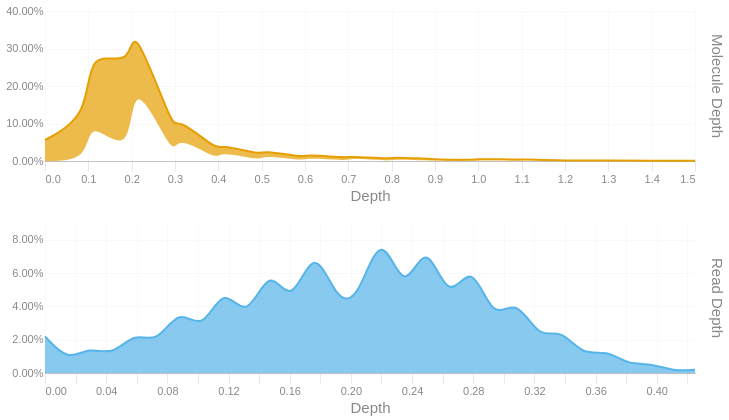

The code cell stored with this chart in its notebook:
### Code cell
readdep = depth_hist(tb['Read Depth'], q99, 3)
readdep = readdep.with_columns(pl.lit('Read Depth').alias('Metric'))
if not SKIPLR:
    moldep = depth_hist(tb['Molecule Depth'], mol_q99, 1)
    moldep = moldep.with_columns(pl.lit('Molecule Depth').alias('Metric'))
    _hist = pl.concat([readdep, moldep])
    _hist = _hist.filter(pl.col('Proportion') != 0)
    with SafeRender(_hist):
        (
            alt.Chart(_hist)        
            .mark_area(interpolate = "basis")
            .encode(
                x=alt.X('Bin:Q').scale(domainMin=0).axis(alt.Axis(title='Depth')),
                y = alt.Y('Proportion:Q', title = None).axis(format = '.2%'),
                color = alt.Color('Metric:N').legend(None),
                row = alt.Row("Metric:N").header(title = None, labelOrient = 'right'),
                tooltip = [
                    alt.Tooltip("Metric:N", title = "Metric"),
                    alt.Tooltip('Interval:N', title = "Depth Interval"),
                    alt.Tooltip('Proportion:Q', title = "% Alignments").format('.2%')
                ]
            )
            .resolve_scale(x='independent', y='independent')
            .properties(
                height = 150, width = 650,
                usermeta={'embedOptions': {'downloadFileName': f'{samplename}.depth.hist'}}
            )
        ).display()
else:
    readdep = readdep.filter(pl.col('Proportion') != 0)
    with SafeRender(readdep):
        (
            alt.Chart(readdep)        
            .mark_area(interpolate = "basis")
            .encode(
                x=alt.X('Bin:Q').scale(domainMin=0).axis(alt.Axis(title='Depth')),
                y = alt.Y('Proportion:Q', title = None).axis(format = '.2%'),
                tooltip = [
                    alt.Tooltip('Interval:N', title = "Depth Interval"),
                    alt.Tooltip('Proportion:Q', title = "% Alignments").format('.2%')
                ]
            )
            .properties(
                usermeta={'embedOptions': {'downloadFileName': f'{samplename}.depth.hist'}}
            )
        ).display()

### Figure 1 — Vega-Lite specification as saved in the notebook (floating-point values rounded to 4 significant figures)
{"width": 650, "height": 150, "config": {"title": {"anchor": "start", "dy": -15, "fontSize": 18, "color": "#888888", "subtitleColor": "#888888", "subtitleFontSize": 14}, "arc": {"fill": "#0072B2"}, "axis": {"domainColor": "#888888", "domainWidth": 0.5, "gridWidth": 0.2, "grid": false, "titleFontWeight": 400, "titleFontSize": 15, "labelFontSize": 11, "labelColor": "#888888", "tickColor": "#888888", "tickWidth": 0.2, "titleColor": "#888888"}, "axisBand": {"grid": false}, "axisX": {"grid": true, "tickSize": 10, "domainCap": "round"}, "axisY": {"domain": false, "grid": true, "tickSize": 0, "domainCap": "round"}, "background": "transparent", "header": {"labelFontSize": 15, "labelColor": "#888888", "titleFontSize": 15, "titleFontWeight": 600, "titleColor": "#888888"}, "legend": {"labelFont": "sans-serif", "labelFontSize": 12, "labelColor": "#888888", "symbolSize": 100, "symbolType": "circle", "titleFontSize": 12, "titlePadding": 10, "titleColor": "#888888", "title": null}, "range": {"category": ["#E69F00", "#56B4E9", "#009E73", "#F0E442", "#0072B2", "#D55E00", "#CC79A7", "#000000"], "diverging": ["#cfe8f3", "#a2d4ec", "#73bfe2", "#46abdb", "#1696d2", "#12719e"]}, "area": {"fill": "#0072B2", "fillOpacity": 0.7, "line": true, "strokeOpacity": 0.7}, "line": {"color": "#0072B2", "stroke": "#0072B2", "strokeWidth": 2}, "trail": {"color": "#0072B2", "stroke": "#0072B2", "strokeWidth": 0, "size": 1}, "point": {"filled": true, "fillOpacity": 1.0, "size": 95}, "text": {"color": "#888888", "fontSize": 11, "align": "right", "fontWeight": 400, "size": 11}, "bar": {"fill": "#0072B2", "stroke": null}, "view": {"stroke": null, "continuousWidth": 660, "continuousHeight": 400}}, "data": {"name": "data-6e0fecdce936c86f2f95d1af5b232671"}, "mark": {"type": "area", "interpolate": "basis"}, "encoding": {"color": {"field": "Metric", "legend": null, "type": "nominal"}, "row": {"field": "Metric", "header": {"title": null, "labelOrient": "right"}, "type": "nominal"}, "tooltip": [{"field": "Metric", "title": "Metric", "type": "nominal"}, {"field": "Interval", "title": "Depth Interval", "type": "nominal"}, {"field": "Proportion", "format": ".2%", "title": "% Alignments", "type": "quantitative"}], "x": {"axis": {"title": "Depth"}, "field": "Bin", "scale": {"domainMin": 0}, "type": "quantitative"}, "y": {"axis": {"format": ".2%"}, "field": "Proportion", "title": null, "type": "quantitative"}}, "resolve": {"scale": {"x": "independent", "y": "independent"}}, "usermeta": {"embedOptions": {"downloadFileName": "S6_Annis_4795.depth.hist"}}, "$schema": "https://vega.github.io/schema/vega-lite/v6.1.0.json", "datasets": {"data-6e0fecdce936c86f2f95d1af5b232671": [{"Bin": 0.0, "Interval": "0.0-0.015", "Proportion": 0.022, "Metric": "Read Depth"}, {"Bin": 0.015, "Interval": "0.015-0.029", "Proportion": 0.007, "Metric": "Read Depth"}, {"Bin": 0.029, "Interval": "0.029-0.044", "Proportion": 0.016, "Metric": "Read Depth"}, {"Bin": 0.044, "Interval": "0.044-0.059", "Proportion": 0.01, "Metric": "Read Depth"}, {"Bin": 0.059, "Interval": "0.059-0.073", "Proportion": 0.025, "Metric": "Read Depth"}, {"Bin": 0.073, "Interval": "0.073-0.088", "Proportion": 0.017, "Metric": "Read Depth"}, {"Bin": 0.088, "Interval": "0.088-0.103", "Proportion": 0.04, "Metric": "Read Depth"}, {"Bin": 0.103, "Interval": "0.103-0.117", "Proportion": 0.024, "Metric": "Read Depth"}, {"Bin": 0.117, "Interval": "0.117-0.132", "Proportion": 0.054, "Metric": "Read Depth"}, {"Bin": 0.132, "Interval": "0.132-0.147", "Proportion": 0.03, "Metric": "Read Depth"}, {"Bin": 0.147, "Interval": "0.147-0.161", "Proportion": 0.066, "Metric": "Read Depth"}, {"Bin": 0.161, "Interval": "0.161-0.176", "Proportion": 0.038, "Metric": "Read Depth"}, {"Bin": 0.176, "Interval": "0.176-0.191", "Proportion": 0.079, "Metric": "Read Depth"}, {"Bin": 0.191, "Interval": "0.191-0.205", "Proportion": 0.042, "Metric": "Read Depth"}, {"Bin": 0.205, "Interval": "0.205-0.22", "Proportion": 0.044, "Metric": "Read Depth"}, {"Bin": 0.22, "Interval": "0.22-0.235", "Proportion": 0.089, "Metric": "Read Depth"}, {"Bin": 0.235, "Interval": "0.235-0.249", "Proportion": 0.044, "Metric": "Read Depth"}, {"Bin": 0.249, "Interval": "0.249-0.264", "Proportion": 0.083, "Metric": "Read Depth"}, {"Bin": 0.264, "Interval": "0.264-0.279", "Proportion": 0.04, "Metric": "Read Depth"}, {"Bin": 0.279, "Interval": "0.279-0.293", "Proportion": 0.069, "Metric": "Read Depth"}, {"Bin": 0.293, "Interval": "0.293-0.308", "Proportion": 0.03, "Metric": "Read Depth"}, {"Bin": 0.308, "Interval": "0.308-0.323", "Proportion": 0.046, "Metric": "Read Depth"}, {"Bin": 0.323, "Interval": "0.323-0.337", "Proportion": 0.02, "Metric": "Read Depth"}, {"Bin": 0.337, "Interval": "0.337-0.352", "Proportion": 0.027, "Metric": "Read Depth"}, {"Bin": 0.352, "Interval": "0.352-0.367", "Proportion": 0.01, "Metric": "Read Depth"}, {"Bin": 0.367, "Interval": "0.367-0.381", "Proportion": 0.014, "Metric": "Read Depth"}, {"Bin": 0.381, "Interval": "0.381-0.396", "Proportion": 0.005, "Metric": "Read Depth"}, {"Bin": 0.396, "Interval": "0.396-0.411", "Proportion": 0.006, "Metric": "Read Depth"}, {"Bin": 0.411, "Interval": "0.411-0.425", "Proportion": 0.001, "Metric": "Read Depth"}, {"Bin": 0.425, "Interval": "0.425-0.44", "Proportion": 0.002, "Metric": "Read Depth"}, {"Bin": 0.0, "Interval": "0.0-0.1", "Proportion": 0.056, "Metric": "Molecule Depth"}, {"Bin": 0.1, "Interval": "0.1-0.1", "Proportion": 0.119, "Metric": "Molecule Depth"}, {"Bin": 0.1, "Interval": "0.1-0.2", "Proportion": 0.184, "Metric": "Molecule Depth"}, {"Bin": 0.2, "Interval": "0.2-0.2", "Proportion": 0.246, "Metric": "Molecule Depth"}, {"Bin": 0.2, "Interval": "0.2-0.3", "Proportion": 0.137, "Metric": "Molecule Depth"}, {"Bin": 0.3, "Interval": "0.3-0.3", "Proportion": 0.073, "Metric": "Molecule Depth"}, {"Bin": 0.3, "Interval": "0.3-0.4", "Proportion": 0.048, "Metric": "Molecule Depth"}, {"Bin": 0.4, "Interval": "0.4-0.4", "Proportion": 0.027, "Metric": "Molecule Depth"}, {"Bin": 0.4, "Interval": "0.4-0.5", "Proportion": 0.018, "Metric": "Molecule Depth"}, {"Bin": 0.5, "Interval": "0.5-0.5", "Proportion": 0.016, "Metric": "Molecule Depth"}, {"Bin": 0.5, "Interval": "0.5-0.6", "Proportion": 0.013, "Metric": "Molecule Depth"}, {"Bin": 0.6, "Interval": "0.6-0.6", "Proportion": 0.009, "Metric": "Molecule Depth"}, {"Bin": 0.6, "Interval": "0.6-0.7", "Proportion": 0.009, "Metric": "Molecule Depth"}, {"Bin": 0.7, "Interval": "0.7-0.7", "Proportion": 0.008, "Metric": "Molecule Depth"}, {"Bin": 0.7, "Interval": "0.7-0.8", "Proportion": 0.005, "Metric": "Molecule Depth"}, {"Bin": 0.8, "Interval": "0.8-0.8", "Proportion": 0.005, "Metric": "Molecule Depth"}, {"Bin": 0.8, "Interval": "0.8-0.9", "Proportion": 0.006, "Metric": "Molecule Depth"}, {"Bin": 0.9, "Interval": "0.9-1.0", "Proportion": 0.004, "Metric": "Molecule Depth"}, {"Bin": 1.0, "Interval": "1.0-1.0", "Proportion": 0.003, "Metric": "Molecule Depth"}, {"Bin": 1.0, "Interval": "1.0-1.1", "Proportion": 0.003, "Metric": "Molecule Depth"}, {"Bin": 1.1, "Interval": "1.1-1.1", "Proportion": 0.003, "Metric": "Molecule Depth"}, {"Bin": 1.1, "Interval": "1.1-1.2", "Proportion": 0.002, "Metric": "Molecule Depth"}, {"Bin": 1.2, "Interval": "1.2-1.2", "Proportion": 0.001, "Metric": "Molecule Depth"}, {"Bin": 1.2, "Interval": "1.2-1.3", "Proportion": 0.001, "Metric": "Molecule Depth"}, {"Bin": 1.3, "Interval": "1.3-1.3", "Proportion": 0.001, "Metric": "Molecule Depth"}, {"Bin": 1.4, "Interval": "1.4-1.4", "Proportion": 0.001, "Metric": "Molecule Depth"}, {"Bin": 1.5, "Interval": "1.5-1.5", "Proportion": 0.001, "Metric": "Molecule Depth"}]}}
